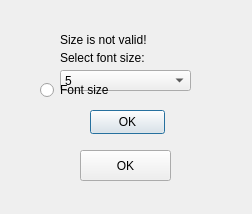
<?xml version="1.0" encoding="UTF-8"?>
<ui version="4.0">
 <class>EditorSettings</class>
 <widget class="QDialog" name="EditorSettings">
  <property name="geometry">
   <rect>
    <x>0</x>
    <y>0</y>
    <width>252</width>
    <height>214</height>
   </rect>
  </property>
  <property name="windowTitle">
   <string>Dialog</string>
  </property>
  <widget class="QWidget" name="wFontSize" native="true">
   <property name="geometry">
    <rect>
     <x>20</x>
     <y>20</y>
     <width>211</width>
     <height>141</height>
    </rect>
   </property>
   <widget class="QLabel" name="lEnter">
    <property name="geometry">
     <rect>
      <x>40</x>
      <y>30</y>
      <width>131</width>
      <height>16</height>
     </rect>
    </property>
    <property name="text">
     <string>Select font size:</string>
    </property>
   </widget>
   <widget class="QPushButton" name="pbOKFontSize">
    <property name="geometry">
     <rect>
      <x>70</x>
      <y>90</y>
      <width>75</width>
      <height>24</height>
     </rect>
    </property>
    <property name="text">
     <string>OK</string>
    </property>
   </widget>
   <widget class="QLabel" name="lNotValid">
    <property name="geometry">
     <rect>
      <x>40</x>
      <y>10</y>
      <width>131</width>
      <height>20</height>
     </rect>
    </property>
    <property name="text">
     <string>Size is not valid!</string>
    </property>
   </widget>
   <widget class="QComboBox" name="cbSize">
    <property name="geometry">
     <rect>
      <x>40</x>
      <y>50</y>
      <width>131</width>
      <height>21</height>
     </rect>
    </property>
    <property name="currentText">
     <string>5</string>
    </property>
    <item>
     <property name="text">
      <string>5</string>
     </property>
    </item>
    <item>
     <property name="text">
      <string>6</string>
     </property>
    </item>
    <item>
     <property name="text">
      <string>7</string>
     </property>
    </item>
    <item>
     <property name="text">
      <string>8</string>
     </property>
    </item>
    <item>
     <property name="text">
      <string>9</string>
     </property>
    </item>
    <item>
     <property name="text">
      <string>10</string>
     </property>
    </item>
    <item>
     <property name="text">
      <string>12</string>
     </property>
    </item>
    <item>
     <property name="text">
      <string>14</string>
     </property>
    </item>
    <item>
     <property name="text">
      <string>16</string>
     </property>
    </item>
    <item>
     <property name="text">
      <string>20</string>
     </property>
    </item>
    <item>
     <property name="text">
      <string>22</string>
     </property>
    </item>
    <item>
     <property name="text">
      <string>24</string>
     </property>
    </item>
    <item>
     <property name="text">
      <string>32</string>
     </property>
    </item>
    <item>
     <property name="text">
      <string>48</string>
     </property>
    </item>
    <item>
     <property name="text">
      <string>72</string>
     </property>
    </item>
   </widget>
  </widget>
  <widget class="QWidget" name="wInitial" native="true">
   <property name="geometry">
    <rect>
     <x>30</x>
     <y>20</y>
     <width>191</width>
     <height>181</height>
    </rect>
   </property>
   <widget class="QWidget" name="verticalLayoutWidget">
    <property name="geometry">
     <rect>
      <x>10</x>
      <y>20</y>
      <width>171</width>
      <height>101</height>
     </rect>
    </property>
    <layout class="QVBoxLayout" name="verticalLayout">
     <item>
      <widget class="QRadioButton" name="rbFontSize">
       <property name="text">
        <string>Font size</string>
       </property>
      </widget>
     </item>
    </layout>
   </widget>
   <widget class="QPushButton" name="pbOK">
    <property name="geometry">
     <rect>
      <x>50</x>
      <y>130</y>
      <width>91</width>
      <height>31</height>
     </rect>
    </property>
    <property name="text">
     <string>OK</string>
    </property>
   </widget>
  </widget>
 </widget>
 <resources/>
 <connections/>
</ui>
